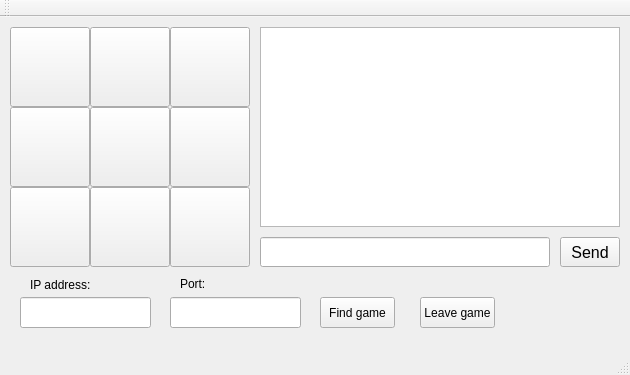
<?xml version="1.0" encoding="UTF-8"?>
<ui version="4.0">
 <class>Game</class>
 <widget class="QMainWindow" name="Game">
  <property name="geometry">
   <rect>
    <x>0</x>
    <y>0</y>
    <width>630</width>
    <height>375</height>
   </rect>
  </property>
  <property name="sizePolicy">
   <sizepolicy hsizetype="Preferred" vsizetype="Preferred">
    <horstretch>0</horstretch>
    <verstretch>0</verstretch>
   </sizepolicy>
  </property>
  <property name="windowTitle">
   <string>Game</string>
  </property>
  <widget class="QWidget" name="centralWidget">
   <widget class="QPushButton" name="pushButton_1">
    <property name="geometry">
     <rect>
      <x>90</x>
      <y>10</y>
      <width>80</width>
      <height>80</height>
     </rect>
    </property>
    <property name="font">
     <font>
      <pointsize>60</pointsize>
      <weight>75</weight>
      <bold>true</bold>
     </font>
    </property>
    <property name="text">
     <string/>
    </property>
   </widget>
   <widget class="QPushButton" name="pushButton_2">
    <property name="geometry">
     <rect>
      <x>170</x>
      <y>10</y>
      <width>80</width>
      <height>80</height>
     </rect>
    </property>
    <property name="font">
     <font>
      <pointsize>60</pointsize>
      <weight>75</weight>
      <bold>true</bold>
     </font>
    </property>
    <property name="text">
     <string/>
    </property>
   </widget>
   <widget class="QPushButton" name="pushButton_3">
    <property name="geometry">
     <rect>
      <x>10</x>
      <y>90</y>
      <width>80</width>
      <height>80</height>
     </rect>
    </property>
    <property name="font">
     <font>
      <pointsize>60</pointsize>
      <weight>75</weight>
      <bold>true</bold>
     </font>
    </property>
    <property name="text">
     <string/>
    </property>
   </widget>
   <widget class="QPushButton" name="pushButton_4">
    <property name="geometry">
     <rect>
      <x>90</x>
      <y>90</y>
      <width>80</width>
      <height>80</height>
     </rect>
    </property>
    <property name="font">
     <font>
      <pointsize>60</pointsize>
      <weight>75</weight>
      <bold>true</bold>
     </font>
    </property>
    <property name="text">
     <string/>
    </property>
   </widget>
   <widget class="QPushButton" name="pushButton_5">
    <property name="geometry">
     <rect>
      <x>170</x>
      <y>90</y>
      <width>80</width>
      <height>80</height>
     </rect>
    </property>
    <property name="font">
     <font>
      <pointsize>60</pointsize>
      <weight>75</weight>
      <bold>true</bold>
     </font>
    </property>
    <property name="text">
     <string/>
    </property>
   </widget>
   <widget class="QPushButton" name="pushButton_6">
    <property name="geometry">
     <rect>
      <x>10</x>
      <y>170</y>
      <width>80</width>
      <height>80</height>
     </rect>
    </property>
    <property name="font">
     <font>
      <pointsize>60</pointsize>
      <weight>75</weight>
      <bold>true</bold>
     </font>
    </property>
    <property name="text">
     <string/>
    </property>
   </widget>
   <widget class="QPushButton" name="pushButton_7">
    <property name="geometry">
     <rect>
      <x>90</x>
      <y>170</y>
      <width>80</width>
      <height>80</height>
     </rect>
    </property>
    <property name="font">
     <font>
      <pointsize>60</pointsize>
      <weight>75</weight>
      <bold>true</bold>
     </font>
    </property>
    <property name="text">
     <string/>
    </property>
   </widget>
   <widget class="QPushButton" name="pushButton_8">
    <property name="geometry">
     <rect>
      <x>170</x>
      <y>170</y>
      <width>80</width>
      <height>80</height>
     </rect>
    </property>
    <property name="font">
     <font>
      <pointsize>60</pointsize>
      <weight>75</weight>
      <bold>true</bold>
     </font>
    </property>
    <property name="text">
     <string/>
    </property>
   </widget>
   <widget class="QPushButton" name="pushButton_0">
    <property name="geometry">
     <rect>
      <x>10</x>
      <y>10</y>
      <width>80</width>
      <height>80</height>
     </rect>
    </property>
    <property name="baseSize">
     <size>
      <width>0</width>
      <height>0</height>
     </size>
    </property>
    <property name="font">
     <font>
      <pointsize>60</pointsize>
      <weight>75</weight>
      <bold>true</bold>
     </font>
    </property>
    <property name="text">
     <string/>
    </property>
   </widget>
   <widget class="QTextEdit" name="textEdit">
    <property name="geometry">
     <rect>
      <x>260</x>
      <y>10</y>
      <width>360</width>
      <height>200</height>
     </rect>
    </property>
    <property name="font">
     <font>
      <pointsize>10</pointsize>
     </font>
    </property>
    <property name="readOnly">
     <bool>true</bool>
    </property>
   </widget>
   <widget class="QPushButton" name="pushButton">
    <property name="geometry">
     <rect>
      <x>560</x>
      <y>220</y>
      <width>60</width>
      <height>30</height>
     </rect>
    </property>
    <property name="font">
     <font>
      <pointsize>12</pointsize>
     </font>
    </property>
    <property name="text">
     <string>Send</string>
    </property>
   </widget>
   <widget class="QPushButton" name="pushButton_9">
    <property name="geometry">
     <rect>
      <x>320</x>
      <y>280</y>
      <width>75</width>
      <height>31</height>
     </rect>
    </property>
    <property name="text">
     <string>Find game</string>
    </property>
   </widget>
   <widget class="QLabel" name="label">
    <property name="geometry">
     <rect>
      <x>30</x>
      <y>260</y>
      <width>61</width>
      <height>16</height>
     </rect>
    </property>
    <property name="text">
     <string>IP address:</string>
    </property>
   </widget>
   <widget class="QLabel" name="label_2">
    <property name="geometry">
     <rect>
      <x>180</x>
      <y>260</y>
      <width>47</width>
      <height>13</height>
     </rect>
    </property>
    <property name="text">
     <string>Port:</string>
    </property>
   </widget>
   <widget class="QPushButton" name="pushButton_10">
    <property name="geometry">
     <rect>
      <x>420</x>
      <y>280</y>
      <width>75</width>
      <height>31</height>
     </rect>
    </property>
    <property name="text">
     <string>Leave game</string>
    </property>
   </widget>
   <widget class="QLineEdit" name="lineEdit">
    <property name="geometry">
     <rect>
      <x>260</x>
      <y>220</y>
      <width>290</width>
      <height>30</height>
     </rect>
    </property>
   </widget>
   <widget class="QLineEdit" name="lineEdit_4">
    <property name="geometry">
     <rect>
      <x>170</x>
      <y>280</y>
      <width>131</width>
      <height>31</height>
     </rect>
    </property>
   </widget>
   <widget class="QLineEdit" name="lineEdit_3">
    <property name="geometry">
     <rect>
      <x>20</x>
      <y>280</y>
      <width>131</width>
      <height>31</height>
     </rect>
    </property>
   </widget>
  </widget>
  <widget class="QMenuBar" name="menuBar">
   <property name="geometry">
    <rect>
     <x>0</x>
     <y>0</y>
     <width>630</width>
     <height>21</height>
    </rect>
   </property>
  </widget>
  <widget class="QToolBar" name="mainToolBar">
   <attribute name="toolBarArea">
    <enum>TopToolBarArea</enum>
   </attribute>
   <attribute name="toolBarBreak">
    <bool>false</bool>
   </attribute>
  </widget>
  <widget class="QStatusBar" name="statusBar"/>
 </widget>
 <layoutdefault spacing="6" margin="11"/>
 <resources/>
 <connections/>
</ui>
